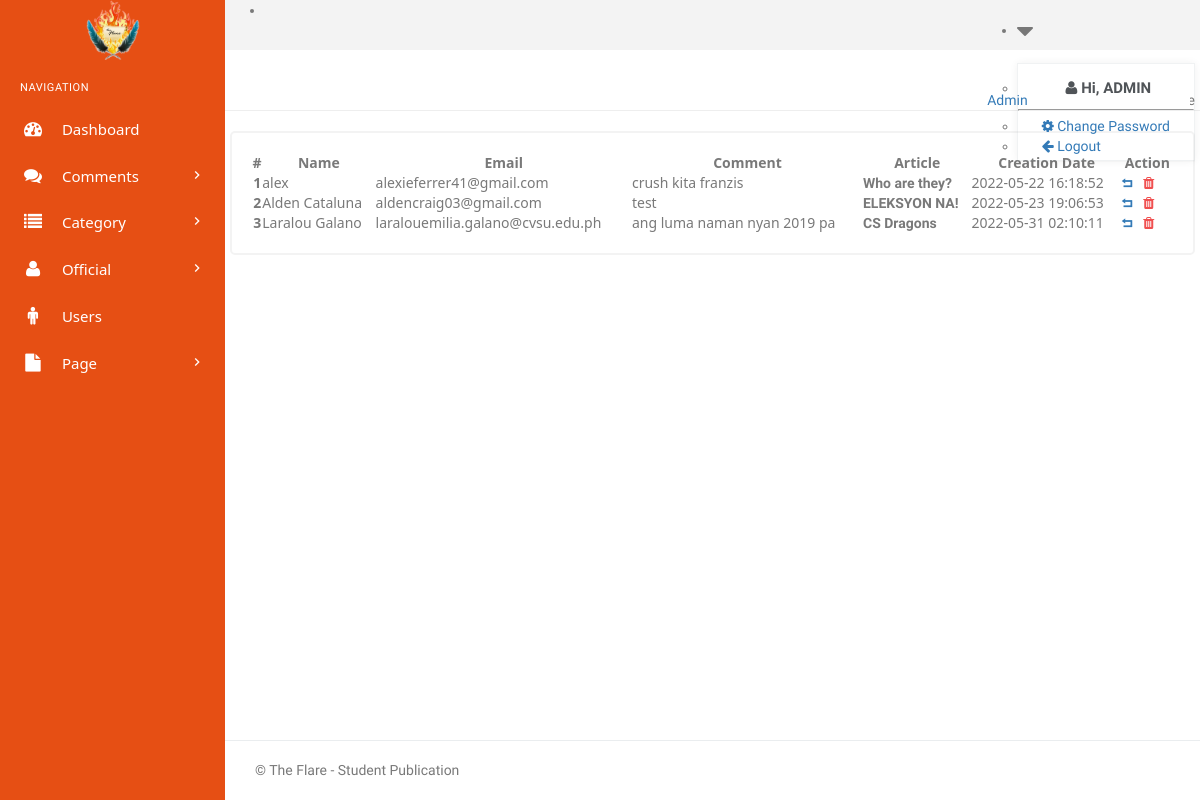
The page /admin/trash-comments.php (signed in) on the database its author committed.
### tables this page shows
CREATE TABLE `tblcomments` (
  `id` int(11) NOT NULL,
  `postId` int(11) DEFAULT NULL,
  `name` varchar(120) DEFAULT NULL,
  `email` varchar(150) DEFAULT NULL,
  `comment` mediumtext DEFAULT NULL,
  `PostingDate` datetime DEFAULT NULL,
  `status` int(1) DEFAULT NULL
);

CREATE TABLE `tblposts` (
  `id` int(11) NOT NULL,
  `PostTitle` varchar(250) DEFAULT NULL,
  `CategoryId` int(11) DEFAULT NULL,
  `PostDetails` longtext DEFAULT NULL,
  `PostingDate` datetime DEFAULT NULL,
  `UpdationDate` datetime DEFAULT NULL,
  `PostUrl` mediumtext DEFAULT NULL,
  `PostImage` varchar(255) DEFAULT NULL,
  `Is_Active` int(1) DEFAULT NULL
);

### admin/trash-comments.php (the view, shortened to what this page needs)
<?php
include('includes/config.php');
if (isset($_SESSION['id']) && isset($_SESSION['name']) && isset($_SESSION['positionid'])) {
?>
    <!DOCTYPE html>
    <html lang="en">
    <head>
        <link href="assets/css/bootstrap.min.css" rel="stylesheet" type="text/css" />
        <link href="assets/css/core.css" rel="stylesheet" type="text/css" />
        <link href="assets/css/components.css" rel="stylesheet" type="text/css" />
        <link href="assets/css/icons.css" rel="stylesheet" type="text/css" />
        <link href="assets/css/pages.css" rel="stylesheet" type="text/css" />
        <link href="assets/css/menu.css" rel="stylesheet" type="text/css" />
        <link href="assets/css/responsive.css" rel="stylesheet" type="text/css" />
        <link rel="stylesheet" href="../plugins/switchery/switchery.min.css">
        <link rel="stylesheet" href="https://cdn.datatables.net/1.11.5/css/dataTables.bootstrap.min.css">
        <link rel="stylesheet" href="https://cdn.datatables.net/keytable/2.6.4/css/keyTable.dataTables.min.css">
    </head>
    <body class="fixed-left">
        <div id="wrapper">
            <?php include('includes/topheader.php'); ?>
            <?php include('includes/leftsidebar.php'); ?>
            <div class="content-page">
                <div class="content">
                    <div class="container">
                        <div class="row">
                            <div class="col-xs-12">
                                <div class="page-title-box">
                                    <ol class="breadcrumb p-0 m-0">
                                        <li>
                                            <a href="#">Admin</a>
                                        </li>
                                        <li>
                                            <a href="#">Comments </a>
                                        </li>
                                        <li class="active">
                                        </li>
                                    </ol>
                                </div>
                            </div>
                        </div>
                        <div class="row">
                            <div class="col-md-12">
                                <div class="card-box">
                                    <div class="table-responsive">
                                        <table class="table table-hover display" id="example" style="width:100%">
                                            <thead class="thead">
                                                <tr>
                                                    <th>#</th>
                                                    <th>Name</th>
                                                    <th>Email</th>
                                                    <th>Comment</th>
                                                    <th>Article</th>
                                                    <th>Creation Date</th>
                                                    <th>Action</th>
                                                </tr>
                                            </thead>
                                            <tbody>
                                                <?php
                                                $query = mysqli_query($con, "Select tblcomments.id,  tblcomments.name,tblcomments.email,tblcomments.postingDate,tblcomments.comment,tblposts.id as postid,tblposts.PostTitle from  tblcomments join tblposts on tblposts.id=tblcomments.postId where tblcomments.status=0");
                                                $cnt = 1;
                                                while ($row = mysqli_fetch_array($query)) {
                                                ?>
                                                    <tr>
                                                        <th scope="row"><?php echo htmlentities($cnt++); ?></th>
                                                        <td><?php echo htmlentities($row['name']); ?></td>
                                                        <td><?php echo htmlentities($row['email']); ?></td>
                                                        <td><?php echo htmlentities($row['comment']); ?></td>
                                                        <td><b><?php echo htmlentities($row['PostTitle']); ?></b></td>
                                                        <td><?php echo htmlentities($row['postingDate']); ?></td>
                                                        <td>
                                                            <?php if ($st == '0') : ?>
                                                            <?php else : ?>
                                                                <a data-toggle="tooltip" data-placement="top" href="trash-comments.php?appid=<?php echo htmlentities($row['id']); ?>" title="Restore this comment"><i class="ion-arrow-return-left"></i></a>
                                                            <?php endif; ?>
                                                            <a data-toggle="tooltip" data-placement="top" title="Permanent delete this comment" href="trash-comments.php?rid=<?php echo htmlentities($row['id']); ?>&&action=del">
                                                                <i class="fa fa-trash" style="color: #f05050;"></i></a>
                                                        </td>
                                                    </tr>
                                                <?php
                                                } ?>
                                            </tbody>
                                        </table>
                                    </div>
                                </div>
                            </div>
                        </div>
                        <div class="row">
                            <div class="col-md-12">
                                <div class="demo-box m-t-20">
                                </div>
                            </div>
                        </div>
                    </div>
                    <?php include('includes/footer.php'); ?>
                </div>
            </div>
    </body>
    </html>
<?php
} else {
    header("Location: index.php");
    exit();
}
?>

### admin/assets/css/core.css (style rules this page uses)
body { font-family: 'Varela Round', sans-serif; margin: 0; padding-bottom: 60px; overflow-x: hidden; color: #797979; }
html { position: relative; min-height: 100%; }
* { outline: none !important; }
b, strong { font-weight: 600; font-family: 'Hind Madurai', sans-serif; }
.container { width: auto; }
#wrapper { height: 100%; overflow: hidden; width: 100%; }
.p-0 { padding: 0 !important; }
.m-0 { margin: 0 !important; }
.m-t-20 { margin-top: 20px !important; }
.card-box { padding: 20px; border: 2px solid #f3f3f3; -webkit-border-radius: 5px; border-radius: 5px; -moz-border-radius: 5px; background-clip: padding-box; margin-bottom: 20px; background-color: #ffffff; }
.row { margin-right: -10px; margin-left: -10px; }
.col-lg-1, .col-lg-10, .col-lg-11, .col-lg-12, .col-lg-2, .col-lg-3, .col-lg-4, .col-lg-5, .col-lg-6, .col-lg-7, .col-lg-8, .col-lg-9, .col-md-1, .col-md-10, .col-md-11, .col-md-12, .col-md-2, .col-md-3, .col-md-4, .col-md-5, .col-md-6, .col-md-7, .col-md-8, .col-md-9, .col-sm-1, .col-sm-10, .col-sm-11, .col-sm-12, .col-sm-2, .col-sm-3, .col-sm-4, .col-sm-5, .col-sm-6, .col-sm-7, .col-sm-8, .col-sm-9, .col-xs-1, .col-xs-10, .col-xs-11, .col-xs-12, .col-xs-2, .col-xs-3, .col-xs-4, .col-xs-5, .col-xs-6, .col-xs-7, .col-xs-8, .col-xs-9 { padding-left: 10px; padding-right: 10px; }
.breadcrumb { background-color: transparent; margin-bottom: 15px; padding-top: 10px; padding-left: 0; }
.demo-box { padding: 10px 15px; }

### admin/assets/css/menu.css (style rules this page uses)
.content-page { margin-left: 225px; overflow: hidden; }
.content-page .content { padding: 0 5px 10px 5px; margin-top: 70px; }
.page-title-box { padding: 20px; border-bottom: 1px solid #eee; margin: 0 -20px 20px -20px; }
.page-title-box .breadcrumb { float: right; background-color: transparent !important; }

### rows shown on the page
tblcomments: name "alex", email "alexieferrer41@gmail.com", comment "crush kita franzis", postId.PostTitle "Who are they?", PostingDate "2022-05-22 16:18:52"
tblcomments: name "Alden Cataluna", email "aldencraig03@gmail.com", comment "test", postId.PostTitle "ELEKSYON NA!", PostingDate "2022-05-23 19:06:53"
tblcomments: name "Laralou Galano", email "laralouemilia.galano@cvsu.edu.ph", comment "ang luma naman nyan 2019 pa", postId.PostTitle "CS Dragons", PostingDate "2022-05-31 02:10:11"

### other values the page prints
$_SESSION['name'] "ADMIN"
